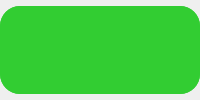
        <widget class="QFrame" name="mainFrame">
         <property name="sizePolicy">
          <sizepolicy hsizetype="Expanding" vsizetype="Expanding">
           <horstretch>0</horstretch>
           <verstretch>0</verstretch>
          </sizepolicy>
         </property>
         <property name="styleSheet">
          <string notr="true"/>
         </property>
         <property name="frameShape">
          <enum>QFrame::NoFrame</enum>
         </property>
         <property name="frameShadow">
          <enum>QFrame::Plain</enum>
         </property>
         <layout class="QVBoxLayout" name="verticalLayout_3">
          <property name="spacing">
           <number>0</number>
          </property>
          <property name="leftMargin">
           <number>0</number>
          </property>
          <property name="topMargin">
           <number>0</number>
          </property>
          <property name="rightMargin">
           <number>0</number>
          </property>
          <property name="bottomMargin">
           <number>0</number>
          </property>
          <item>
           <widget class="QFrame" name="frame_8">
            <property name="sizePolicy">
             <sizepolicy hsizetype="Preferred" vsizetype="Fixed">
              <horstretch>0</horstretch>
              <verstretch>0</verstretch>
             </sizepolicy>
            </property>
            <property name="frameShape">
             <enum>QFrame::NoFrame</enum>
            </property>
            <property name="frameShadow">
             <enum>QFrame::Raised</enum>
            </property>
            <layout class="QHBoxLayout" name="horizontalLayout_6">
             <property name="leftMargin">
              <number>0</number>
             </property>
             <property name="topMargin">
              <number>6</number>
             </property>
             <property name="rightMargin">
              <number>0</number>
             </property>
             <property name="bottomMargin">
              <number>0</number>
             </property>
            </layout>
           </widget>
          </item>
          <item>
           <widget class="QFrame" name="viewerFrame_2">
            <property name="sizePolicy">
             <sizepolicy hsizetype="Expanding" vsizetype="Expanding">
              <horstretch>0</horstretch>
              <verstretch>0</verstretch>
             </sizepolicy>
            </property>
            <property name="styleSheet">
             <string notr="true">border-radius: 20px; background-color: limegreen</string>
            </property>
            <property name="frameShape">
             <enum>QFrame::NoFrame</enum>
            </property>
            <property name="frameShadow">
             <enum>QFrame::Raised</enum>
            </property>
            <layout class="QVBoxLayout" name="verticalLayout_7">
             <property name="spacing">
              <number>0</number>
             </property>
             <property name="leftMargin">
              <number>0</number>
             </property>
             <property name="topMargin">
              <number>0</number>
             </property>
             <property name="rightMargin">
              <number>0</number>
             </property>
             <property name="bottomMargin">
              <number>0</number>
             </property>
             <item>
              <widget class="QFrame" name="viewerFrame">
               <property name="sizePolicy">
                <sizepolicy hsizetype="Expanding" vsizetype="Expanding">
                 <horstretch>0</horstretch>
                 <verstretch>0</verstretch>
                </sizepolicy>
               </property>
               <property name="styleSheet">
                <string notr="true"/>
               </property>
               <property name="frameShape">
                <enum>QFrame::NoFrame</enum>
               </property>
               <property name="frameShadow">
                <enum>QFrame::Raised</enum>
               </property>
               <layout class="QVBoxLayout" name="verticalLayout_2">
                <property name="spacing">
                 <number>0</number>
                </property>
                <property name="leftMargin">
                 <number>6</number>
                </property>
                <property name="topMargin">
                 <number>6</number>
                </property>
                <property name="rightMargin">
                 <number>6</number>
                </property>
                <property name="bottomMargin">
                 <number>6</number>
                </property>
               </layout>
              </widget>
             </item>
            </layout>
           </widget>
          </item>
          <item>
           <widget class="QFrame" name="frame_5">
            <property name="sizePolicy">
             <sizepolicy hsizetype="Preferred" vsizetype="Fixed">
              <horstretch>0</horstretch>
              <verstretch>0</verstretch>
             </sizepolicy>
            </property>
            <property name="frameShape">
             <enum>QFrame::NoFrame</enum>
            </property>
            <property name="frameShadow">
             <enum>QFrame::Raised</enum>
            </property>
            <layout class="QHBoxLayout" name="horizontalLayout_5">
             <property name="leftMargin">
              <number>0</number>
             </property>
             <property name="topMargin">
              <number>0</number>
             </property>
             <property name="rightMargin">
              <number>0</number>
             </property>
             <property name="bottomMargin">
              <number>6</number>
             </property>
            </layout>
           </widget>
          </item>
         </layout>
        </widget>
